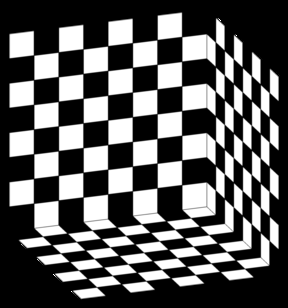
#> input picture AS4/data/chess_3d.png, 288 x 308 px, found by its file name
$ python CameraCalibration.py   (Python 2 division)
#> lines starting #> are read from the running program, lines starting #| are printed output that depends on the picture; after the words box and inside, x2 and y2 are one past the last pixel; in counts of white or black regions, pixels touching at a corner belong together
import numpy as np
import cv2
import glob
import math
import random
import copy
import configparser

# termination criteria
import sys


def nonPlanarFeatures(imagePath):

    # prepare object points, like (0,0,0), (1,0,0), (2,0,0) ....,(6,5,0)
#> called with imagePath = 'chess_3d.png'
    objp = np.zeros((6*7,3), np.float32)
    objp[:,:2] = np.mgrid[0:6,0:7].T.reshape(-1,2)
    # Arrays to store object points and image points from all the images.
    objpoints = [] # 3d point in real world space
    imgpoints = [] # 2d points in image plane.


    img = cv2.imread(imagePath)
#> img is the input picture: shape (308, 288, 3); min 0, max 255, mean 93.1

    grayimg = cv2.cvtColor(img, cv2.COLOR_BGR2GRAY)
    corners = cv2.goodFeaturesToTrack(grayimg, 72, 0.05, 25)
#> corners = 72 rows, first 8: [156, 41], [57, 152], [35, 177], [156, 189], [182, 237], [109, 143], [183, 60], [131, 69]
    i =0
    corners = np.float32(corners)
    with open('ncc-worldPt.txt', 'w') as wp, open('ncc-imagePt.txt', 'w') as ip:

        for item in corners:
            x, y = item[0]
            writeTofile = str(x) + ' ' + str(y) + '\n'
            ip.write(writeTofile)
            if (i < 24):
                writeTofile = str(x) + ' ' + str(y) + ' ' + str(0) + '\n'
            elif (i>=24 and i<48):
                writeTofile = str(x) + ' ' + str(0) + ' ' + str(y) + '\n'
            else:
                writeTofile = str(0) + ' ' + str(x) + ' ' + str(y) + '\n'
            wp.write(writeTofile)
            font = cv2.FONT_HERSHEY_SIMPLEX

            cv2.putText(img, str(i),  (x,y), font, 0.5, (255, 255, 255), 2, cv2.LINE_AA)
            i = i+1
            cv2.imshow("Corner Detection" , img)
#> this loop made 72 passes
#> (x, y) on passes 1 to 12: (156, 41), (57, 152), (35, 177), (156, 189), (182, 237), (109, 143), (183, 60), (131, 69), (84, 171), (119, 283), (82, 75), (183, 109)
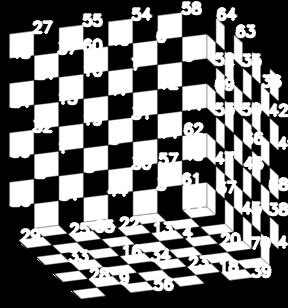
#> img: shape (308, 288, 3); 12.16% of pixels changed, all inside (x1, y1, x2, y2) = (9, 0, 288, 292)
#> after the loop, i = 72

    if cv2.waitKey(0) & 0xff == 27:
#> (key Esc is pressed here)
        cv2.destroyAllWindows()

def calibrateCamera(csvfilepath):
    pointList2D = []
    pointList3D = []
    with open(csvfilepath) as file:
        line = file.readline()
        while line:
            points = line.strip().split(',')
            points_3D = []
            points_3D.append(float(points[0]))
            points_3D.append(float(points[1]))
            points_3D.append(float(points[2]))
            pointList3D.append(points_3D)

            points_2D = []
            points_2D.append(float(points[3]))
            points_2D.append(float(points[4]))
            pointList2D.append(points_2D)
            line = file.readline()
    numberOfpoints = len(pointList2D)
    print(numberOfpoints)
    A = []

    for i in range(0, numberOfpoints):
        col = 0
        temp_A = []
        temp_A.append(pointList3D[i][0])
        temp_A.append(pointList3D[i][1])
        temp_A.append(pointList3D[i][2])
        temp_A.append(1.0)
        temp_A.append(0.0)
        temp_A.append(0.0)
        temp_A.append(0.0)
        temp_A.append(0.0)
        temp_A.append( (-1) * pointList2D[i][0] * pointList3D[i][0])
        temp_A.append((-1) * pointList2D[i][0] * pointList3D[i][1])
        temp_A.append((-1) * pointList2D[i][0] * pointList3D[i][2])
        temp_A.append((-1) * pointList2D[i][0])

        A.append(temp_A)
        temp_A = []
        temp_A.append(0.0)
        temp_A.append(0.0)
        temp_A.append(0.0)
        temp_A.append(0.0)
        temp_A.append(pointList3D[i][0])
        temp_A.append(pointList3D[i][1])
        temp_A.append(pointList3D[i][2])
        temp_A.append(1.0)
        temp_A.append((-1) * pointList2D[i][1] * pointList3D[i][0])
        temp_A.append((-1) * pointList2D[i][1] * pointList3D[i][1])
        temp_A.append((-1) * pointList2D[i][1] * pointList3D[i][2])
        temp_A.append((-1) * pointList2D[i][1])

        A.append(temp_A)
    A = np.array(A)
    A.reshape(numberOfpoints*2, 12)
    U, S, V = np.linalg.svd(A, full_matrices=True)
    V_transpose = V.T
    M = []
    row = 0
    b = []
    for i in range(0,3):
        Projection_Matrix = []
        for j in range(0,4):
            Projection_Matrix.append(V_transpose[row][11])
            if j==3:
                b.append(V_transpose[row][11])
            row += 1

        M.append(Projection_Matrix)
    return getcameraParams(M,b,pointList2D,pointList3D)

def getcameraParams(M,b,pointList2D,pointList3D):
    M = np.array(M)
    M.reshape(3,4)
    m1 = np.array(M[0])
    m2 = np.array(M[1])
    m3 = np.array(M[2])
    actualPoint2DList = []

    #Finding Actual Points and Mean Square Error
    count = 0
    mse = 0
    for points in pointList3D:
         actualPoint2D = []
         points.append(1)
         points = np.array(points)
         xpoint2D = float(np.dot((m1.T),points))/float(np.dot((m3.T),points))
         ypoint2D = float(np.dot((m2.T),points))/float(np.dot((m3.T),points))
         actualPoint2D.append((xpoint2D,ypoint2D))
         actualPoint2DList.append(actualPoint2D)

         mse += pow((pointList2D[count][0] - xpoint2D ),2) + pow((pointList2D[count][1] - ypoint2D),2)
         count +=1

    mse = mse/len(pointList2D)

    a1 = (m1[:3]).T
    a2 = (m2[:3]).T
    a3 = (m3[:3]).T

    #Solving for equation parameters
    z = (a3 * a3).sum()
    pDet = 1 / (z ** 0.5)

    print "Pdeter",pDet

    u0 = float(np.dot((pDet * pDet), np.dot(a1,a3)))
    u0 = round(u0,2)

    v0 = float((pDet * pDet) * np.dot(a2, a3))
    v0 = round(v0, 2)

    print "u0,v0",u0,v0

    alphav = math.sqrt(float(np.dot(pow(pDet ,2), np.dot(a2,a2)) - v0*v0))
    alphav = round(alphav,2)

    s = (float(alphav* np.dot(np.cross(a1,a3), np.cross(a2,a3))))
    s = math.ceil(s)

    alphau = (float(pow(pDet, 2)*np.dot(a2,a2) - pow(s,2) - pow(v0, 2)) ** 0.5)
    alphau = round(alphau,2)

    print "alphau,alphav",alphau,alphau

    K = np.array([[alphau, s, u0],[0,alphav,v0],[0,0,1]]).reshape(3,3)

    print "K",K

    e = np.sign(b[2])

    inv = np.linalg.inv(K)
    T = e * pDet * np.dot(inv,b)

    r3= e * pDet* a3
    r1 = np.cross((alphav*a2),a3)
    r2= np.cross(r1,r3)
    R = [r1,r2,r3]
    R= np.array(R).reshape(3,3)

    return mse, K, T, R

# [102 lines left out: functions Ransac, getMatrix, projection, getThreshold, getInliers, not called in this run]

#Feature Extraction
print("Feature Extraction:")
imagePath = 'chess_3d.png'
nonPlanarFeatures(imagePath)


#Camera Calibration
print("Non planar camera calibration")
imgPoints = 'ncc-imagePt.txt'
objPoints = 'ncc-worldPt.txt'

imagepoints_list = []
objectpoints_list = []
with open(imgPoints) as i_points, open(objPoints) as o_points:
    line_i = i_points.readline()
    line_o = o_points.readline()
    with open('CalibrateFile.csv', 'w') as file:
        while line_i and line_o:

            imagepoints =line_i.split()
            objectpoints = line_o.split()
            if(len(imagepoints) == 2 and len(objectpoints) == 3):
                writetocsv = objectpoints[0] + ',' + objectpoints[1] + ',' + objectpoints[2] + ',' +  imagepoints[0] + ',' + imagepoints[1]
                file.write(writetocsv)
                file.write('\n')
            line_i = i_points.readline()
            line_o = o_points.readline()

csvfilepath = 'CalibrateFile.csv'

print("Estimated Parameters:")
mse,K, T, R = calibrateCamera(csvfilepath)
print("Mean Square Error", mse)
print("Intrinsic Parameter- \nK:", K)
print("Extrinsic Parameters - \nT:", T , "\nR:", R)

##Ransac
print("Ransac Implementation")
noiseImgPoints = 'Noise1/ncc-noise-0-imagePt.txt'
noiseObjPoints = 'Noise1/ncc-worldPt.txt'

content = set()
noise3DPointList = []
noise2DPointList = []
#> (the run stopped early here; a loop or call above may not have finished)
